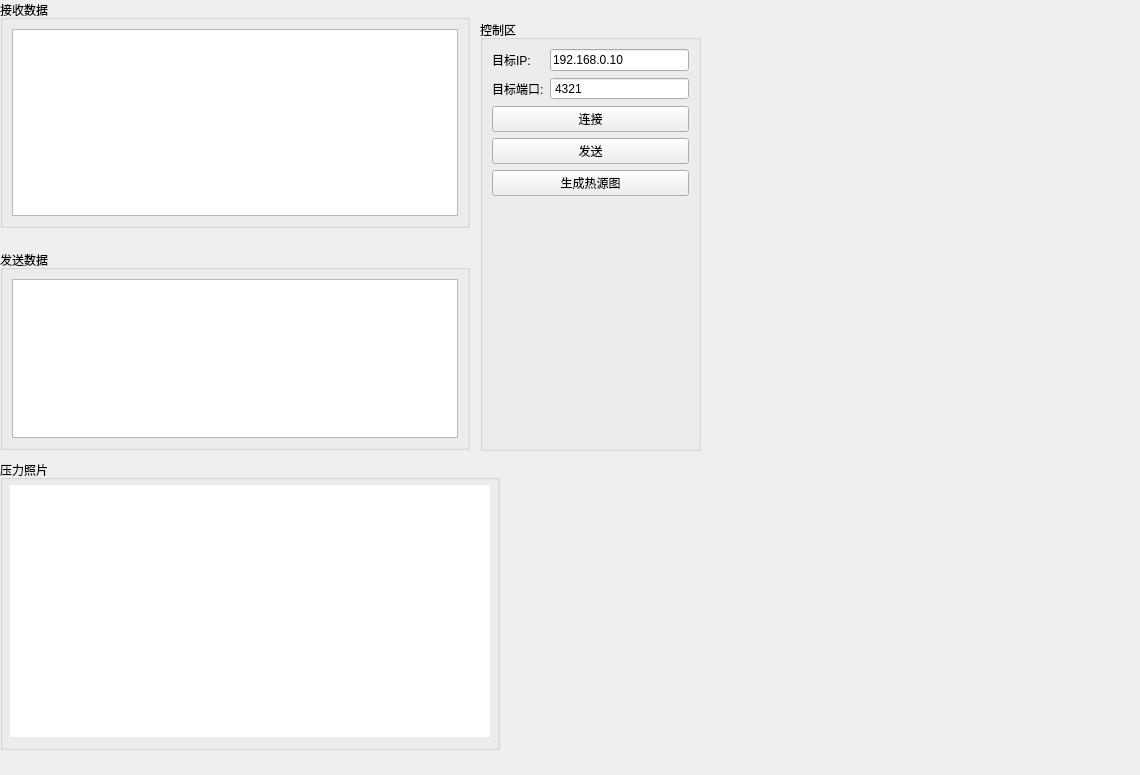
<?xml version="1.0" encoding="UTF-8"?>
<ui version="4.0">
 <class>Widget</class>
 <widget class="QWidget" name="Widget">
  <property name="geometry">
   <rect>
    <x>0</x>
    <y>0</y>
    <width>1140</width>
    <height>775</height>
   </rect>
  </property>
  <property name="sizePolicy">
   <sizepolicy hsizetype="Preferred" vsizetype="Preferred">
    <horstretch>0</horstretch>
    <verstretch>0</verstretch>
   </sizepolicy>
  </property>
  <property name="windowTitle">
   <string>Widget</string>
  </property>
  <widget class="QGroupBox" name="groupBox">
   <property name="geometry">
    <rect>
     <x>0</x>
     <y>0</y>
     <width>470</width>
     <height>228</height>
    </rect>
   </property>
   <property name="title">
    <string>接收数据</string>
   </property>
   <layout class="QGridLayout" name="gridLayout_3">
    <item row="0" column="0">
     <widget class="QTextEdit" name="text_recv"/>
    </item>
   </layout>
  </widget>
  <widget class="QGroupBox" name="groupBox_2">
   <property name="geometry">
    <rect>
     <x>0</x>
     <y>250</y>
     <width>470</width>
     <height>200</height>
    </rect>
   </property>
   <property name="maximumSize">
    <size>
     <width>16777215</width>
     <height>200</height>
    </size>
   </property>
   <property name="title">
    <string>发送数据</string>
   </property>
   <layout class="QGridLayout" name="gridLayout_2">
    <item row="0" column="0">
     <widget class="QTextEdit" name="text_send"/>
    </item>
   </layout>
  </widget>
  <widget class="QGroupBox" name="groupBox_3">
   <property name="geometry">
    <rect>
     <x>480</x>
     <y>20</y>
     <width>221</width>
     <height>431</height>
    </rect>
   </property>
   <property name="sizePolicy">
    <sizepolicy hsizetype="Expanding" vsizetype="Expanding">
     <horstretch>0</horstretch>
     <verstretch>0</verstretch>
    </sizepolicy>
   </property>
   <property name="maximumSize">
    <size>
     <width>400</width>
     <height>16777215</height>
    </size>
   </property>
   <property name="title">
    <string>控制区</string>
   </property>
   <layout class="QGridLayout" name="gridLayout_4">
    <item row="4" column="0">
     <spacer name="verticalSpacer">
      <property name="orientation">
       <enum>Qt::Vertical</enum>
      </property>
      <property name="sizeHint" stdset="0">
       <size>
        <width>20</width>
        <height>40</height>
       </size>
      </property>
     </spacer>
    </item>
    <item row="2" column="0">
     <widget class="QPushButton" name="but_send">
      <property name="text">
       <string>发送</string>
      </property>
     </widget>
    </item>
    <item row="0" column="0">
     <layout class="QGridLayout" name="gridLayout">
      <item row="0" column="0">
       <widget class="QLabel" name="label">
        <property name="text">
         <string>目标IP:</string>
        </property>
       </widget>
      </item>
      <item row="0" column="1">
       <widget class="QLineEdit" name="line_peerAddress">
        <property name="text">
         <string>192.168.0.10</string>
        </property>
       </widget>
      </item>
      <item row="1" column="1">
       <widget class="QSpinBox" name="spin_peerPort">
        <property name="buttonSymbols">
         <enum>QAbstractSpinBox::NoButtons</enum>
        </property>
        <property name="maximum">
         <number>65535</number>
        </property>
        <property name="value">
         <number>4321</number>
        </property>
       </widget>
      </item>
      <item row="1" column="0">
       <widget class="QLabel" name="label_2">
        <property name="text">
         <string>目标端口:</string>
        </property>
       </widget>
      </item>
     </layout>
    </item>
    <item row="1" column="0">
     <widget class="QPushButton" name="but_connect">
      <property name="text">
       <string>连接</string>
      </property>
     </widget>
    </item>
    <item row="3" column="0">
     <widget class="QPushButton" name="displayConImg">
      <property name="text">
       <string>生成热源图</string>
      </property>
     </widget>
    </item>
   </layout>
  </widget>
  <widget class="QGroupBox" name="groupBox_4">
   <property name="geometry">
    <rect>
     <x>0</x>
     <y>460</y>
     <width>500</width>
     <height>290</height>
    </rect>
   </property>
   <property name="sizePolicy">
    <sizepolicy hsizetype="Fixed" vsizetype="Fixed">
     <horstretch>0</horstretch>
     <verstretch>0</verstretch>
    </sizepolicy>
   </property>
   <property name="maximumSize">
    <size>
     <width>16777215</width>
     <height>480</height>
    </size>
   </property>
   <property name="title">
    <string>压力照片</string>
   </property>
   <widget class="QLabel" name="preImg">
    <property name="enabled">
     <bool>true</bool>
    </property>
    <property name="geometry">
     <rect>
      <x>10</x>
      <y>25</y>
      <width>480</width>
      <height>252</height>
     </rect>
    </property>
    <property name="sizePolicy">
     <sizepolicy hsizetype="Fixed" vsizetype="Fixed">
      <horstretch>0</horstretch>
      <verstretch>0</verstretch>
     </sizepolicy>
    </property>
    <property name="minimumSize">
     <size>
      <width>480</width>
      <height>252</height>
     </size>
    </property>
    <property name="sizeIncrement">
     <size>
      <width>10</width>
      <height>10</height>
     </size>
    </property>
    <property name="styleSheet">
     <string notr="true">background-color: rgb(255, 255, 255);</string>
    </property>
    <property name="text">
     <string/>
    </property>
   </widget>
  </widget>
 </widget>
 <resources/>
 <connections/>
</ui>
